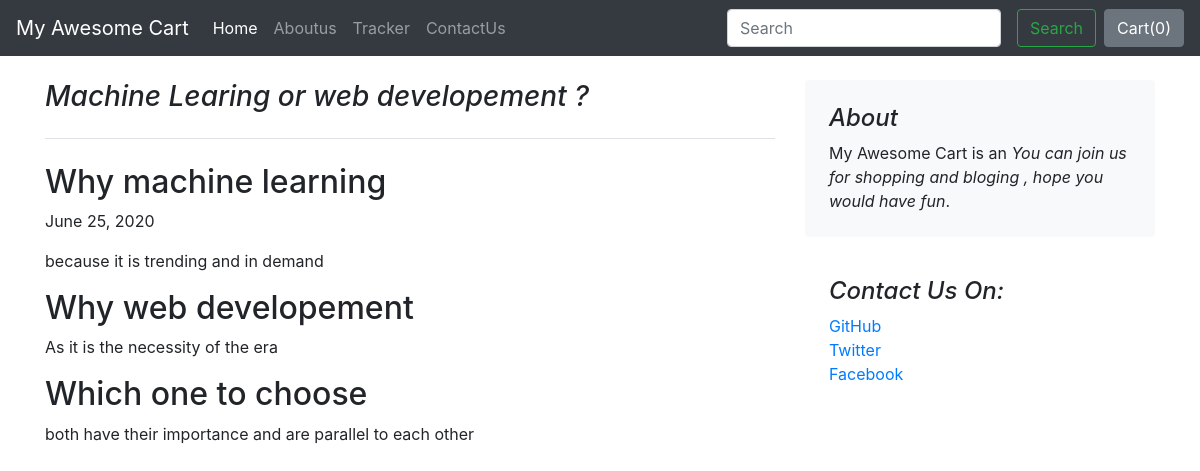
The page /blog/blogpost/1 on the database its author committed.
### blog/models.py (models this page shows)
class Blogpost(models.Model):
    post_id = models.AutoField(primary_key=True)
    title = models.CharField(max_length=50)
    head0 = models.CharField(max_length=500, default="")
    chead0 = models.CharField(max_length=5000, default="")
    head1 = models.CharField(max_length=500, default="")
    chead1 = models.CharField(max_length=5000, default="")
    head2 = models.CharField(max_length=500, default="")
    chead2 = models.CharField(max_length=5000, default="")
    pub_date = models.DateField()
    thumbnail = models.ImageField(upload_to="blog/images", default="null")
    def __str__(self):
        return self.title

### blog/views.py (the view)
# urls.py: path('blogpost/<int:id>', views.blogpost, name="blogPost"),
def blogpost(request,id):
    post=Blogpost.objects.filter(post_id=id)[0]
    print(post)
    params={'post':post}
    return render(request, 'blog/blogpost.html',params)

### blog/templates/blog/blogpost.html (shortened to what this page needs)
{% extends 'blog/base.html'%}
{% block body%}
<div class="container my-4">
    <div class="row">
        <div class="col-md-8 blog-main">
            <h3 class="pb-4 mb-4 font-italic border-bottom">
                {{post.title}}
            </h3>
            <div class="blog-post">
                <h2 class="blog-post-title">{{post.head0}}</h2>
                <p class="blog-post-meta">{{post.pub_date}}
                <p>{{post.chead0}}</p>
                <h2>{{post.head1}}</h2>
                <p>{{post.chead1}}</p>
                <h2>{{post.head2}}</h2>
                <p>{{post.chead2}}</p>
                </div>
        </div>
        <aside class="col-md-4 blog-sidebar">
            <div class="p-4 mb-3 bg-light rounded">
                <h4 class="font-italic">About</h4>
                <p class="mb-0">My Awesome Cart is an <em>You can join us for shopping and bloging , hope you would have fun</em>.</p>
            </div>
            <div class="p-4">
                <h4 class="font-italic">Contact Us On:</h4>
                <ol class="list-unstyled">
                    <li><a href="#">GitHub</a></li>
                    <li><a href="#">Twitter</a></li>
                    <li><a href="#">Facebook</a></li>
                </ol>
            </div>
        </aside>
    </div>
</div>
{% endblock%}

### rows shown on the page
Blogpost: title "Machine Learing or web developement ?", head0 "Why machine learning", pub_date "June 25, 2020", chead0 "because it is trending and in demand", head1 "Why web developement", chead1 "As it is the necessity of the era", head2 "Which one to choose", chead2 "both have their importance and are parallel to each other"
